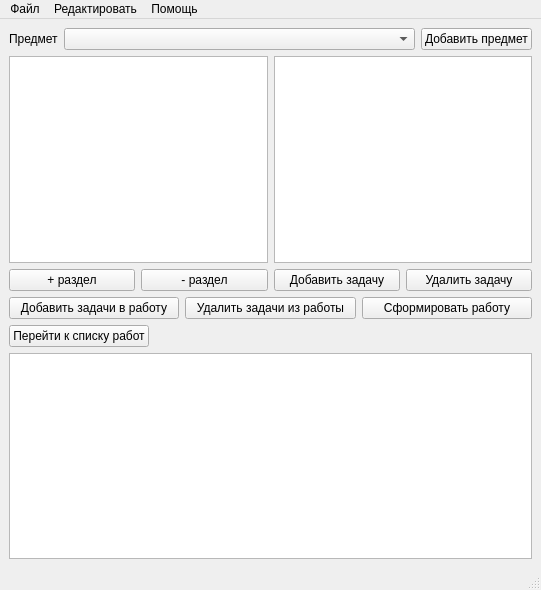
<?xml version="1.0" encoding="UTF-8"?>
<ui version="4.0">
 <class>MainWindow</class>
 <widget class="QMainWindow" name="MainWindow">
  <property name="geometry">
   <rect>
    <x>0</x>
    <y>0</y>
    <width>541</width>
    <height>590</height>
   </rect>
  </property>
  <property name="windowTitle">
   <string>Конструктор заданий</string>
  </property>
  <widget class="QWidget" name="centralwidget">
   <layout class="QVBoxLayout" name="verticalLayout">
    <item>
     <layout class="QHBoxLayout" name="horizontalLayout_3">
      <item>
       <widget class="QLabel" name="label">
        <property name="text">
         <string>Предмет</string>
        </property>
       </widget>
      </item>
      <item>
       <widget class="QComboBox" name="subject_cb">
        <property name="sizePolicy">
         <sizepolicy hsizetype="Preferred" vsizetype="Fixed">
          <horstretch>1</horstretch>
          <verstretch>0</verstretch>
         </sizepolicy>
        </property>
        <property name="editable">
         <bool>false</bool>
        </property>
       </widget>
      </item>
      <item>
       <widget class="QPushButton" name="subject_add">
        <property name="text">
         <string>Добавить предмет</string>
        </property>
       </widget>
      </item>
     </layout>
    </item>
    <item>
     <layout class="QHBoxLayout" name="horizontalLayout">
      <item>
       <widget class="QTreeView" name="section_tv">
        <property name="headerHidden">
         <bool>true</bool>
        </property>
        <attribute name="headerDefaultSectionSize">
         <number>0</number>
        </attribute>
        <attribute name="headerStretchLastSection">
         <bool>false</bool>
        </attribute>
       </widget>
      </item>
      <item>
       <widget class="QListView" name="task_list_view"/>
      </item>
     </layout>
    </item>
    <item>
     <layout class="QHBoxLayout" name="horizontalLayout_2">
      <item>
       <widget class="QPushButton" name="section_add">
        <property name="text">
         <string>+ раздел</string>
        </property>
       </widget>
      </item>
      <item>
       <widget class="QPushButton" name="section_del">
        <property name="text">
         <string>- раздел</string>
        </property>
       </widget>
      </item>
      <item>
       <widget class="QPushButton" name="task_add">
        <property name="text">
         <string>Добавить задачу</string>
        </property>
       </widget>
      </item>
      <item>
       <widget class="QPushButton" name="task_del">
        <property name="text">
         <string>Удалить задачу</string>
        </property>
       </widget>
      </item>
     </layout>
    </item>
    <item>
     <layout class="QHBoxLayout" name="horizontalLayout_5">
      <item>
       <widget class="QPushButton" name="add_task_to_work">
        <property name="text">
         <string>Добавить задачи в работу</string>
        </property>
       </widget>
      </item>
      <item>
       <widget class="QPushButton" name="del_task_from_work">
        <property name="text">
         <string>Удалить задачи из работы</string>
        </property>
       </widget>
      </item>
      <item>
       <widget class="QPushButton" name="create_work">
        <property name="text">
         <string>Сформировать работу</string>
        </property>
       </widget>
      </item>
     </layout>
    </item>
    <item>
     <layout class="QHBoxLayout" name="horizontalLayout_6">
      <item>
       <widget class="QPushButton" name="works_list">
        <property name="text">
         <string>Перейти к списку работ</string>
        </property>
       </widget>
      </item>
      <item>
       <spacer name="horizontalSpacer">
        <property name="orientation">
         <enum>Qt::Horizontal</enum>
        </property>
        <property name="sizeHint" stdset="0">
         <size>
          <width>40</width>
          <height>20</height>
         </size>
        </property>
       </spacer>
      </item>
     </layout>
    </item>
    <item>
     <widget class="QListView" name="task_in_work_list"/>
    </item>
   </layout>
  </widget>
  <widget class="QMenuBar" name="menubar">
   <property name="geometry">
    <rect>
     <x>0</x>
     <y>0</y>
     <width>541</width>
     <height>21</height>
    </rect>
   </property>
   <widget class="QMenu" name="menu">
    <property name="title">
     <string>Файл</string>
    </property>
    <addaction name="new_act"/>
    <addaction name="open_act"/>
    <addaction name="save_act"/>
    <addaction name="saveas_act"/>
    <addaction name="separator"/>
    <addaction name="exit_act"/>
   </widget>
   <widget class="QMenu" name="menu_2">
    <property name="title">
     <string>Редактировать</string>
    </property>
    <addaction name="insert_act"/>
    <addaction name="del_act"/>
    <addaction name="edit_act"/>
   </widget>
   <widget class="QMenu" name="menu_3">
    <property name="title">
     <string>Помощь</string>
    </property>
    <addaction name="help_act"/>
    <addaction name="about_act"/>
   </widget>
   <addaction name="menu"/>
   <addaction name="menu_2"/>
   <addaction name="menu_3"/>
  </widget>
  <widget class="QStatusBar" name="statusbar"/>
  <action name="new_act">
   <property name="text">
    <string>Новый</string>
   </property>
  </action>
  <action name="open_act">
   <property name="text">
    <string>Открыть</string>
   </property>
  </action>
  <action name="save_act">
   <property name="enabled">
    <bool>false</bool>
   </property>
   <property name="text">
    <string>Сохранить</string>
   </property>
  </action>
  <action name="saveas_act">
   <property name="enabled">
    <bool>false</bool>
   </property>
   <property name="text">
    <string>Сохранить как</string>
   </property>
  </action>
  <action name="exit_act">
   <property name="text">
    <string>Выход</string>
   </property>
  </action>
  <action name="insert_act">
   <property name="enabled">
    <bool>false</bool>
   </property>
   <property name="text">
    <string>Добавить</string>
   </property>
  </action>
  <action name="del_act">
   <property name="enabled">
    <bool>false</bool>
   </property>
   <property name="text">
    <string>Удалить</string>
   </property>
  </action>
  <action name="edit_act">
   <property name="enabled">
    <bool>false</bool>
   </property>
   <property name="text">
    <string>Редактировать</string>
   </property>
  </action>
  <action name="help_act">
   <property name="text">
    <string>Справка</string>
   </property>
  </action>
  <action name="about_act">
   <property name="text">
    <string>О программе</string>
   </property>
  </action>
 </widget>
 <resources/>
 <connections/>
</ui>
